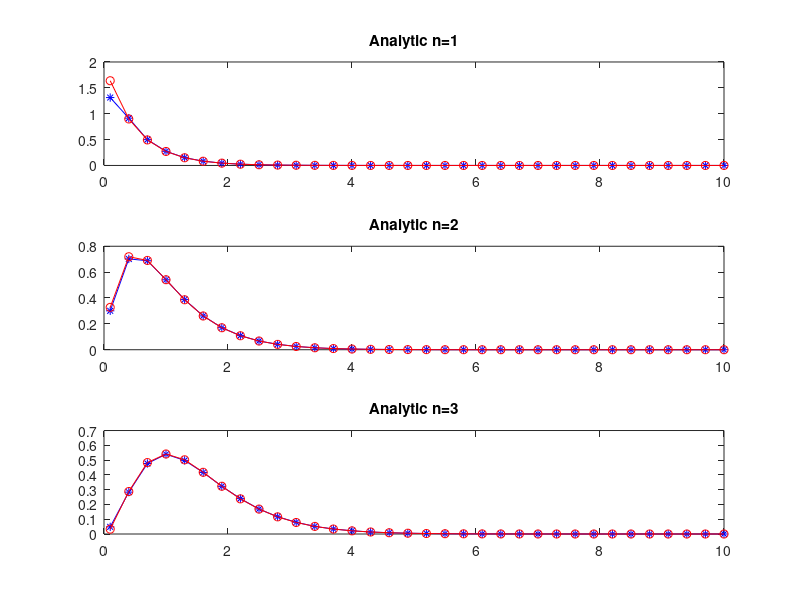

MATLAB code to generate this figure:
if 1
    
    %check that summation of n independent exponential variables are gamma distribution with scale parameter and shape parameter 
    %solution 1-Induction
    %solution 2-MGF


    %conflicting refernces:
    %link 1: http://math.stackexchange.com/questions/300816/exponential-random-variable-question?rq=1
    %[sum (X1,X2,...Xn) is also an exponetial with mean n/lambda !!!

    %link 2: http://math.stackexchange.com/questions/655302/gamma-distribution-out-of-sum-of-exponential-random-variables
    %[sum (X1,X2,...Xn) is Gamma(shape:n, rate:lambda or scale:1/lambda) !!!


    clear; close all; clc; N=3;
    lambda=2; beta=1/lambda; mu=beta; %parameters mu=mean[x]=1/lambda rate:lambda
    hx = 0.1:0.3:10; dx = hx(2)-hx(1);
    x = exprnd(mu,[N,1e6]);
    figure;
    for n=1: N
        y = sum(x(1:n,:),1);
        [pY] = hist(y, hx); pY=pY/(dx*sum(pY));
        subplot(N,1,n); %subplot(N,2,1+2*(n-1)); 
        plot(hx, pY, 'b-*'); title(['Simulation n=', num2str(n)]); hold on; 


        %subplot(N,2,2*n); 
        if n==1    %expo pdf
            pY2 = exppdf(hx,n*mu); 
            plot(hx, pY2, 'r-o'); title(['Analytic n=', num2str(n)]); hold on; 
        else      %gamma pdf
            shape=n; scale=1/lambda; rate=lambda;
            pY2 = gampdf(hx,shape, scale); 
            plot(hx, pY2, 'r-o'); title(['Analytic n=', num2str(n)]); hold on; 
        end
    end
end